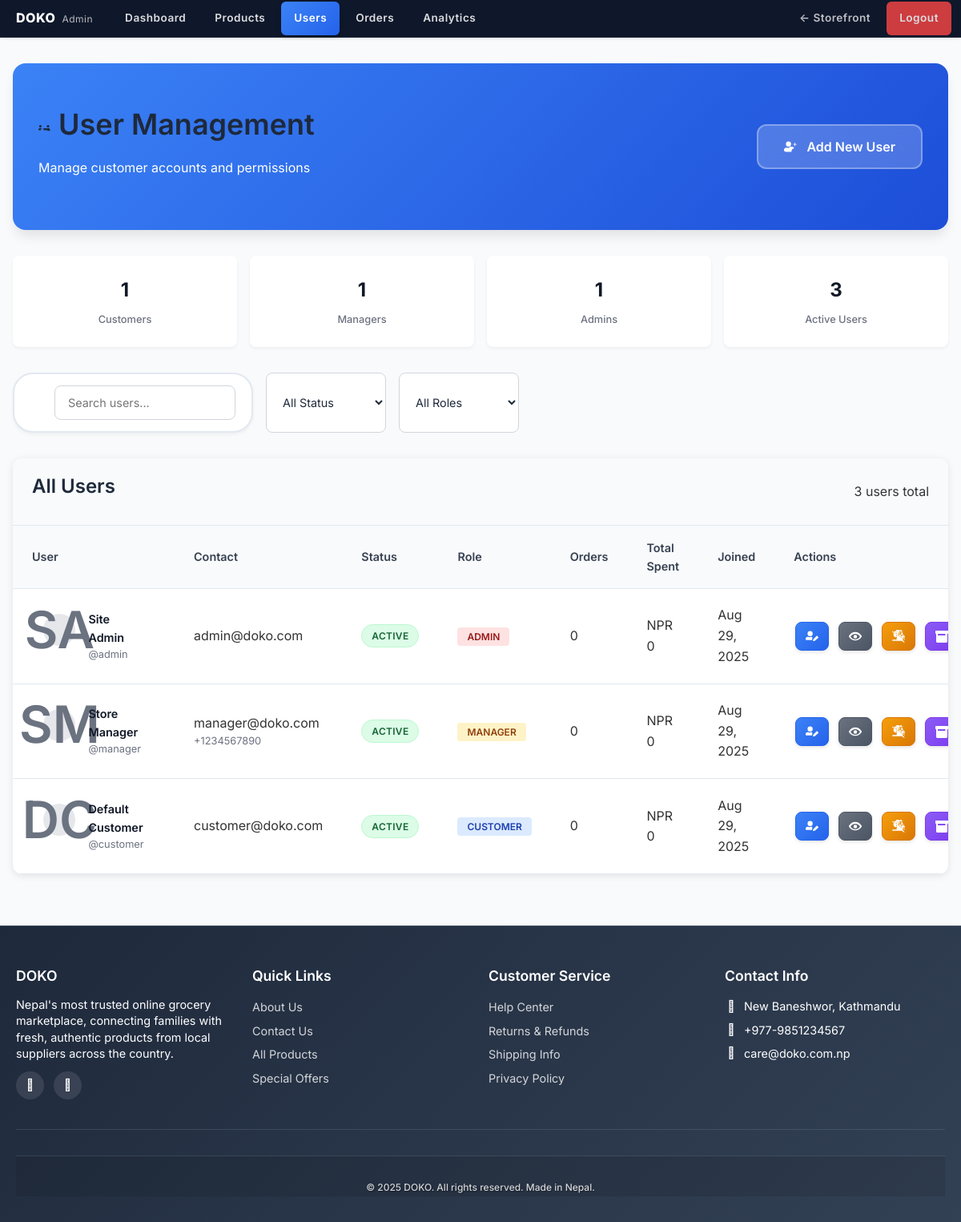
Screenshot of /public/admin/users/index.php (signed in) with the database file from the repository.
### tables this page shows
CREATE TABLE users (
    user_id INT PRIMARY KEY AUTO_INCREMENT,
    username VARCHAR(50) UNIQUE NOT NULL,
    email VARCHAR(100) UNIQUE NOT NULL,
    password VARCHAR(255) NOT NULL,
    first_name VARCHAR(50) NOT NULL,
    last_name VARCHAR(50) NOT NULL,
    phone VARCHAR(20),
    date_of_birth DATE,
    gender ENUM('male', 'female', 'other'),
    profile_image VARCHAR(255),
    google_id VARCHAR(50) UNIQUE NULL,
    role ENUM('customer', 'admin', 'manager', 'vendor') DEFAULT 'customer',
    status ENUM('active', 'inactive', 'suspended', 'pending') DEFAULT 'pending',
    email_verified BOOLEAN DEFAULT FALSE,
    phone_verified BOOLEAN DEFAULT FALSE,
    two_factor_enabled BOOLEAN DEFAULT FALSE,
    last_login TIMESTAMP NULL,
    login_attempts INT DEFAULT 0,
    locked_until TIMESTAMP NULL,
    created_at TIMESTAMP DEFAULT CURRENT_TIMESTAMP,
    updated_at TIMESTAMP DEFAULT CURRENT_TIMESTAMP ON UPDATE CURRENT_TIMESTAMP,

    INDEX idx_email (email),
    INDEX idx_username (username),
    INDEX idx_google_id (google_id),
    INDEX idx_status (status),
    INDEX idx_role (role)
);

### public/admin/users/index.php (the view, shortened to what this page needs)
<?php
try {
    $database = Database::getInstance();
    $db = $database->getConnection();
    $query = "
        SELECT
            u.*,
            COUNT(o.order_id) as total_orders,
            COALESCE(SUM(o.total_amount), 0) as total_spent,
            MAX(o.created_at) as last_order_date
        FROM users u
        LEFT JOIN orders o ON u.user_id = o.user_id
        GROUP BY u.user_id
        ORDER BY u.created_at DESC
    ";
    $stmt = $db->query($query);
    $users = $stmt->fetchAll(PDO::FETCH_ASSOC);
} catch (Exception $e) {
    $error = "Error loading users: " . $e->getMessage();
    $users = [];
}
$ADMIN_UI = true;
$additional_css = $additional_css ?? [];
$additional_css[] = '/css/admin.css';
include '../../../template/header.php';
include '../../../template/admin-nav.php';
?>
<link rel="stylesheet" href="../css/style.css">
<div class="users-container">
    <div class="users-header">
        <div>
            <h1><i class="fas fa-users"></i> User Management</h1>
            <p>Manage customer accounts and permissions</p>
        </div>
        <button class="btn-add-user" onclick="openAddUserModal()">
            <i class="fas fa-user-plus"></i> Add New User
        </button>
    </div>
    <div class="stats-summary">
        <div class="stat-item">
            <div class="stat-number"><?php echo count(array_filter($users, fn($u) => $u['role'] === 'customer')); ?></div>
            <div class="stat-label">Customers</div>
        </div>
        <div class="stat-item">
            <div class="stat-number"><?php echo count(array_filter($users, fn($u) => $u['role'] === 'manager')); ?></div>
            <div class="stat-label">Managers</div>
        </div>
        <div class="stat-item">
            <div class="stat-number"><?php echo count(array_filter($users, fn($u) => $u['role'] === 'admin')); ?></div>
            <div class="stat-label">Admins</div>
        </div>
        <div class="stat-item">
            <div class="stat-number"><?php echo count(array_filter($users, fn($u) => $u['status'] === 'active')); ?></div>
            <div class="stat-label">Active Users</div>
        </div>
    </div>
    <div class="users-actions">
        <div class="search-box">
            <input type="text" id="searchInput" placeholder="Search users..." autocomplete="off" onkeyup="filterUsers()">
        </div>
        <select class="filter-select" id="statusFilter" autocomplete="off" onchange="filterUsers()">
            <option value="">All Status</option>
        </select>
        <select class="filter-select" id="roleFilter" autocomplete="off" onchange="filterUsers()">
            <option value="">All Roles</option>
        </select>
    </div>
    <div class="users-table">
        <div class="table-header">
            <h3>All Users</h3>
            <span><?php echo count($users); ?> users total</span>
        </div>
        <div class="table-wrapper">
            <table id="usersTable">
                <thead>
                    <tr>
                        <th>User</th>
                        <th>Contact</th>
                        <th>Status</th>
                        <th>Role</th>
                        <th>Orders</th>
                        <th>Total Spent</th>
                        <th>Joined</th>
                        <th>Actions</th>
                    </tr>
                </thead>
                <tbody>
                    <?php if (!empty($users)): ?>
                        <?php foreach ($users as $user): ?>
                            <tr data-status="<?php echo $user['status']; ?>" data-role="<?php echo $user['role']; ?>">
                                <td>
                                    <div class="user-info">
                                        <div class="user-avatar">
                                            <?php echo strtoupper(substr($user['first_name'], 0, 1) . substr($user['last_name'], 0, 1)); ?>
                                        </div>
                                        <div class="user-details">
                                            <h4><?php echo htmlspecialchars($user['first_name'] . ' ' . $user['last_name']); ?></h4>
                                            <p>@<?php echo htmlspecialchars($user['username']); ?></p>
                                        </div>
                                    </div>
                                </td>
                                <td>
                                    <div>
                                        <div><?php echo htmlspecialchars($user['email']); ?></div>
                                        <?php if ($user['phone']): ?>
                                            <div style="font-size: 0.8rem; color: #6b7280;"><?php echo htmlspecialchars($user['phone']); ?></div>
                                        <?php endif; ?>
                                    </div>
                                </td>
                                <td>
                                    <span class="status-badge status-<?php echo $user['status']; ?>">
                                        <?php echo $user['status']; ?>
                                    </span>
                                </td>
                                <td>
                                    <span class="role-badge role-<?php echo $user['role']; ?>">
                                        <?php echo $user['role']; ?>
                                    </span>
                                </td>
                                <td><?php echo $user['total_orders']; ?></td>
                                <td>NPR <?php echo number_format($user['total_spent'], 0); ?></td>
                                <td><?php echo date('M d, Y', strtotime($user['created_at'])); ?></td>
                                <td>
                                    <div class="action-buttons">
                                        <button class="btn-action btn-edit" onclick="editUser(<?php echo $user['user_id']; ?>)" title="Edit User Profile">
                                        </button>
                                        <button class="btn-action btn-view" onclick="viewUser(<?php echo $user['user_id']; ?>)" title="View User Details">
                                        </button>
                                        <?php if ($user['status'] === 'active'): ?>
                                            <button class="btn-action btn-suspend" onclick="changeUserStatus(<?php echo $user['user_id']; ?>, 'suspended')" title="Suspend User Account">
                                            </button>
                                        <?php else: ?>
                                            <button class="btn-action btn-activate" onclick="changeUserStatus(<?php echo $user['user_id']; ?>, 'active')" title="Activate User Account">
                                                <i class="fas fa-user-check"></i>
                                            </button>
                                        <?php endif; ?>
                                        <button class="btn-action btn-archive" onclick="archiveUser(<?php echo $user['user_id']; ?>, '<?php echo htmlspecialchars($user['first_name'] . ' ' . $user['last_name']); ?>')" title="Archive User Account">
                                        </button>
                                    </div>
                                </td>
                            </tr>
                        <?php endforeach; ?>
                    <?php endif; ?>
                </tbody>
            </table>
        </div>
    </div>
</div>
<?php include '../../../template/footer.php'; ?>

### template/header.php (shortened to what this page needs)
<!DOCTYPE html>
<html lang="en">
<head>
    <?php
    $current_dir = dirname($_SERVER['SCRIPT_NAME']);
    $css_path = 'css/';
    if (strpos($current_dir, '/api') !== false) {
        $css_path = '../css/';
        $js_path = '../js/';
        $images_path = '../images/';
    } elseif (strpos($current_dir, '/admin') !== false) {
        $css_path = '../../css/';
    } elseif (strpos($current_dir, '/manager') !== false) {
        $css_path = '../../css/';
        $js_path = '../../js/';
        $images_path = '../../images/';
    }
    ?>
    <link rel="stylesheet" href="<?php echo $css_path; ?>style.css">
    <link rel="stylesheet" href="https://cdnjs.cloudflare.com/ajax/libs/font-awesome/6.0.0/css/all.min.css">
    <?php if (!empty($ADMIN_UI)):  ?>
    <link rel="stylesheet" href="https://cdn.jsdelivr.net/npm/bootstrap-icons@1.11.3/font/bootstrap-icons.css">
    <?php endif; ?>
    <?php if (isset($additional_css)): ?>
        <?php foreach ($additional_css as $css): ?>
            <link rel="stylesheet" href="<?php echo $css; ?>">
        <?php endforeach; ?>
    <?php endif; ?>
</head>
<body<?php echo !empty($ADMIN_UI) ? ' class="admin-context"' : ''; ?>>

### template/admin-nav.php (shortened to what this page needs)
<?php
$script = $_SERVER['SCRIPT_NAME'] ?? '';
function doko_admin_active(string $section, string $script): string {
    return (strpos($script, "/admin/$section/") !== false) ? 'active' : '';
}
?>
<nav class="admin-subnav">
    <div class="container">
        <div class="admin-brand"><a href="/admin/dashboard/" class="admin-logo-link">DOKO <span>Admin</span></a></div>
        <ul class="admin-subnav-list">
            <li><a class="<?php echo doko_admin_active('dashboard', $script); ?>" href="/admin/dashboard/">Dashboard</a></li>
            <li><a class="<?php echo doko_admin_active('products', $script); ?>" href="/admin/products/">Products <span id="admin-products-count" class="badge-pill" style="display:none;">0</span></a></li>
            <li><a class="<?php echo doko_admin_active('users', $script); ?>" href="/admin/users/">Users</a></li>
            <li><a class="<?php echo doko_admin_active('orders', $script); ?>" href="/admin/orders/">Orders</a></li>
            <li><a class="<?php echo strpos($script, '/admin/analytics.php') !== false ? 'active' : ''; ?>" href="/admin/analytics.php">Analytics</a></li>
            <li class="admin-subnav-right"><a href="/" class="return-site">← Storefront</a></li>
            <li class="admin-subnav-right"><a href="/logout.php" class="logout-link" onclick="return confirm('Logout from admin?');">Logout</a></li>
        </ul>
    </div>
</nav>

### template/footer.php (shortened to what this page needs)
<?php
$footer_class = 'footer';
?>
    <footer class="<?php echo $footer_class; ?>">
        <div class="container">
            <div class="footer-content">
                <div class="footer-section">
                    <h3>DOKO</h3>
                    <p>Nepal's most trusted online grocery marketplace, connecting families with fresh, authentic products from local suppliers across the country.</p>
                    <div class="social-links">
                        <a href="https://facebook.com/doko" class="social-link" target="_blank">
                            <i class="fab fa-facebook-f"></i>
                        </a>
                        <a href="https://instagram.com/doko" class="social-link" target="_blank">
                            <i class="fab fa-instagram"></i>
                        </a>
                    </div>
                </div>
                <div class="footer-section">
                    <h3>Quick Links</h3>
                    <ul class="footer-links">
                        <li><a href="about.php">About Us</a></li>
                        <li><a href="contact.php">Contact Us</a></li>
                        <li><a href="products.php">All Products</a></li>
                        <li><a href="offers.php">Special Offers</a></li>
                    </ul>
                </div>
                <div class="footer-section">
                    <h3>Customer Service</h3>
                    <ul class="footer-links">
                        <li><a href="help.php">Help Center</a></li>
                        <li><a href="returns.php">Returns & Refunds</a></li>
                        <li><a href="shipping.php">Shipping Info</a></li>
                        <li><a href="privacy.php">Privacy Policy</a></li>
                    </ul>
                </div>
                <div class="footer-section">
                    <h3>Contact Info</h3>
                    <div class="contact-item">
                        <i class="fas fa-map-marker-alt"></i>
                        <span>New Baneshwor, Kathmandu</span>
                    </div>
                    <div class="contact-item">
                        <i class="fas fa-phone"></i>
                        <span>+977-9851234567</span>
                    </div>
                    <div class="contact-item">
                        <i class="fas fa-envelope"></i>
                        <span>care@doko.com.np</span>
                    </div>
                </div>
            </div>
            <div class="footer-bottom">
                <p>&copy; <?php echo date('Y'); ?> DOKO. All rights reserved. <span style="opacity:.8">Made in Nepal.</span></p>
            </div>
        </div>
    </footer>
</body>
</html>

### public/css/admin.css (style rules this page uses)
.admin-subnav { background:#0f172a; border-bottom:1px solid rgba(255,255,255,0.08); box-shadow:0 2px 4px -2px rgba(0,0,0,.2); }
.admin-subnav .container { max-width:1200px; margin:0 auto; padding:0 .75rem; display:flex; align-items:center; }
.admin-brand { font-weight:800; font-size:1rem; margin-right:1rem; letter-spacing:.5px; }
.admin-logo-link { color:#fff; text-decoration:none; display:inline-block; padding:.65rem .5rem; }
.admin-logo-link span { font-weight:400; opacity:.7; font-size:.75rem; margin-left:.25rem; }
.admin-subnav-list { list-style:none; margin:0; padding:0; display:flex; align-items:center; gap:.25rem; flex-wrap:wrap; flex:1; }
.admin-subnav-list li { margin:0; padding:0; }
.admin-subnav-list a { display:block; padding:.65rem 1rem; color:rgba(255,255,255,.85); text-decoration:none; font-size:.85rem; font-weight:600; letter-spacing:.5px; border-radius:6px; position:relative; transition:background .18s, color .18s; }
.admin-subnav-list a.active { background:linear-gradient(135deg,#3b82f6,#2563eb); color:#fff; box-shadow:0 2px 6px -2px rgba(0,0,0,.35); }
.admin-subnav-right a { opacity:.85; }
.admin-subnav-right a.logout-link { background:#ef4444; color:#fff !important; font-weight:600; }
body.admin-context { padding-top:0 !important; }

### rows the page displays
users: first_name+last_name "SA", first_name+last_name "Site Admin", username "admin", email "admin@doko.com", status "ACTIVE", role "ADMIN", total_orders "0", total_spent "0", created_at "Aug 29, 2025"
users: first_name+last_name "SM", first_name+last_name "Store Manager", username "manager", email "manager@doko.com", phone "+1234567890", status "ACTIVE", role "MANAGER", total_orders "0", total_spent "0", created_at "Aug 29, 2025"
users: first_name+last_name "DC", first_name+last_name "Default Customer", username "customer", email "customer@doko.com", status "ACTIVE", role "CUSTOMER", total_orders "0", total_spent "0", created_at "Aug 29, 2025"

### other values shown
count(array_filter($users, fn($u) => $u['role'] === 'customer')) "1"
count(array_filter($users, fn($u) => $u['role'] === 'manager')) "1"
count(array_filter($users, fn($u) => $u['role'] === 'admin')) "1"
count(array_filter($users, fn($u) => $u['status'] === 'active')) "3"
count($users) "3"
